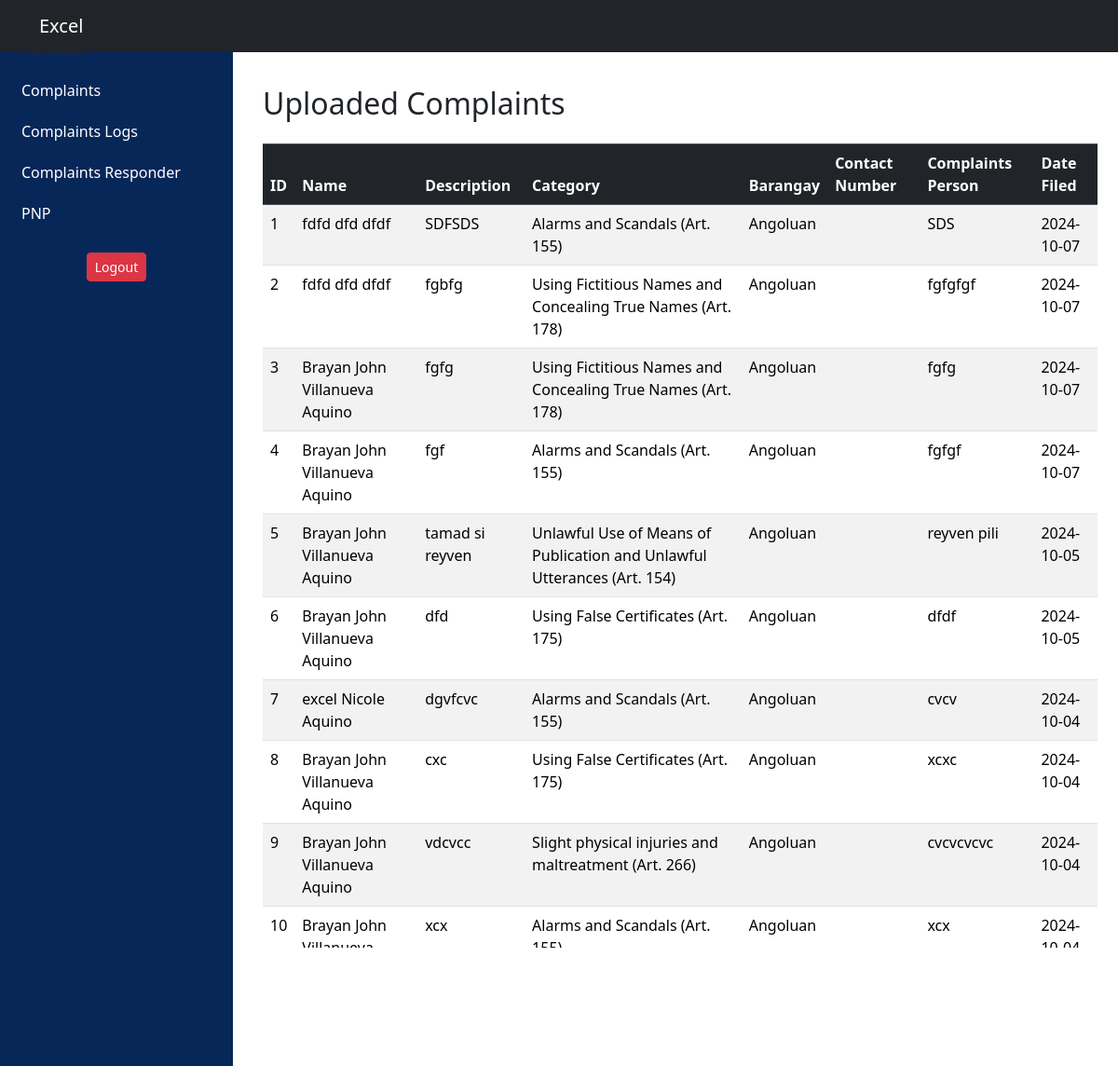
Screenshot of /complaints_logs.php with the database file from the repository.
### tables this page shows
CREATE TABLE `tbl_complaints` (
  `complaints_id` int(15) NOT NULL,
  `complaint_name` varchar(255) NOT NULL,
  `complaints_person` varchar(15) NOT NULL,
  `status` varchar(20) NOT NULL DEFAULT '''Inprogress''',
  `complaints` text NOT NULL,
  `responds` enum('barangay','pnp') NOT NULL,
  `date_filed` date NOT NULL,
  `category_id` int(1) NOT NULL,
  `barangays_id` int(10) NOT NULL,
  `image_id` int(10) NOT NULL,
  `info_id` int(11) NOT NULL,
  `user_id` int(11) NOT NULL,
  `ano` varchar(255) DEFAULT NULL,
  `saan` varchar(255) DEFAULT NULL,
  `kailan` datetime(6) DEFAULT NULL,
  `paano` text DEFAULT NULL,
  `bakit` text DEFAULT NULL
);

CREATE TABLE `tbl_complaintcategories` (
  `category_id` int(10) NOT NULL,
  `complaints_category` varchar(255) NOT NULL
);

CREATE TABLE `tbl_users_barangay` (
  `barangays_id` int(11) NOT NULL,
  `barangay_name` varchar(255) NOT NULL
);

### complaints_logs.php (the view, shortened to what this page needs)
<!DOCTYPE html>
<html lang="en">
<head>
    <link href="https://cdn.jsdelivr.net/npm/bootstrap@5.3.3/dist/css/bootstrap.min.css" rel="stylesheet">
    <link rel="stylesheet" href="style.css">
</head>
<body>
    <nav class="navbar navbar-expand-lg navbar-dark bg-dark sticky-top">
        <div class="container">
            <a class="navbar-brand" href="#">Excel</a>
        </div>
    </nav>
    <div class="content">
        <div class="container">
            <h2 class="mt-3 mb-4">Uploaded Complaints</h2>
            <div class="table-responsive">
                <table class="table table-striped table-bordered">
                    <thead class="table-dark">
                        <tr>
                            <th>ID</th>
                            <th>Name</th>
                            <th>Description</th>
                            <th>Category</th>
                            <th>Barangay</th>
                            <th>Contact Number</th>
                            <th>Complaints Person</th>
                            <th>Date Filed</th>
                        </tr>
                    </thead>
                    <tbody>
                        <?php
                        include_once 'dbconn.php';
                        $results_per_page = 10;
                        if (!isset($_GET['page']) || !is_numeric($_GET['page']) || $_GET['page'] <= 0) {
                            $page = 1;
                        } else {
                            $page = $_GET['page'];
                        }
                        $start_from = ($page - 1) * $results_per_page;
                        function displayComplaints($pdo, $start_from, $results_per_page) {
                            try {
                                $stmt = $pdo->prepare("SELECT * FROM tbl_complaints ORDER BY date_filed DESC LIMIT ?, ?");
                                $stmt->bindParam(1, $start_from, PDO::PARAM_INT);
                                $stmt->bindParam(2, $results_per_page, PDO::PARAM_INT);
                                $stmt->execute();
                                $id_counter = $start_from + 1;
                                while ($row = $stmt->fetch(PDO::FETCH_ASSOC)) {
                                    $complaint_id = $id_counter++;
                                    $complaint_name = isset($row['complaint_name']) ? htmlspecialchars($row['complaint_name']) : '';
                                    $complaints = isset($row['complaints']) ? htmlspecialchars($row['complaints']) : '';
                                    $date_filed = isset($row['date_filed']) ? htmlspecialchars($row['date_filed']) : '';
                                    $stmtCat = $pdo->prepare("SELECT complaints_category FROM tbl_complaintcategories WHERE category_id = ?");
                                    $stmtCat->execute([$row['category_id']]);
                                    $category_name = htmlspecialchars($stmtCat->fetchColumn());
                                    $stmtBar = $pdo->prepare("SELECT barangay_name FROM tbl_users_barangay WHERE barangays_id = ?");
                                    $stmtBar->execute([$row['barangays_id']]);
                                    $barangay_name = htmlspecialchars($stmtBar->fetchColumn());
                                    $cp_number = isset($row['cp_number']) ? htmlspecialchars($row['cp_number']) : '';
                                    $complaints_person = isset($row['complaints_person']) ? htmlspecialchars($row['complaints_person']) : '';
                                    echo "<tr>";
                                    echo "<td>{$complaint_id}</td>";
                                    echo "<td>{$complaint_name}</td>";
                                    echo "<td>{$complaints}</td>";
                                    echo "<td>{$category_name}</td>";
                                    echo "<td>{$barangay_name}</td>";
                                    echo "<td>{$cp_number}</td>";
                                    echo "<td>{$complaints_person}</td>";
                                    echo "<td>{$date_filed}</td>";
                                    echo "</tr>";
                                }
                            } catch (PDOException $e) {
                                echo "<tr><td colspan='8'>Error fetching complaints: " . $e->getMessage() . "</td></tr>";
                            }
                        }
                        if (!isset($pdo)) {
                            echo "<tr><td colspan='8'>PDO connection not established.</td></tr>";
                        } else {
                            displayComplaints($pdo, $start_from, $results_per_page);
                        }
                        ?>
                    </tbody>
                </table>
            </div>
            <nav aria-label="Page navigation example">
                <ul class="pagination justify-content-center">
                    <?php
                    $stmt = $pdo->query("SELECT COUNT(*) AS total FROM tbl_complaints");
                    $row = $stmt->fetch(PDO::FETCH_ASSOC);
                    $total_pages = ceil($row['total'] / $results_per_page);
                    if ($page > 1) {
                        echo "<li class='page-item'><a class='page-link' href='{$_SERVER['PHP_SELF']}?page=" . ($page - 1) . "'>Previous</a></li>";
                    } else {
                        echo "<li class='page-item disabled'><a class='page-link' href='#'>Previous</a></li>";
                    }
                    for ($i = 1; $i <= $total_pages; $i++) {
                        if ($i == $page) {
                            echo "<li class='page-item active'><a class='page-link' href='#'>$i</a></li>";
                        } else {
                            echo "<li class='page-item'><a class='page-link' href='{$_SERVER['PHP_SELF']}?page=$i'>$i</a></li>";
                        }
                    }
                    if ($page < $total_pages) {
                        echo "<li class='page-item'><a class='page-link' href='{$_SERVER['PHP_SELF']}?page=" . ($page + 1) . "'>Next</a></li>";
                    } else {
                        echo "<li class='page-item disabled'><a class='page-link' href='#'>Next</a></li>";
                    }
                    ?>
                </ul>
            </nav>
        </div>
    </div>
<div class="sidebar">
    <h4 class="px-3">Menu</h4>
    <ul class="nav flex-column">
        <li class="nav-item">
            <a class="nav-link active" href="">Complaints</a>
        </li>
        <li class="nav-item">
            <a class="nav-link" href="">Complaints Logs</a>
        </li>
        <li class="nav-item">
            <a class="nav-link" href="">Complaints Responder</a>
        </li>
        <li class="nav-item">
            <a class="nav-link" href="">PNP</a>
        </li>
    </ul>
      <form action="logout.php" method="post" id="logoutForm">
            <div class="logout-btn">
                <button type="button" class="btn btn-danger btn-sm" onclick="confirmLogout()">
                    <i class="bi bi-box-arrow-left"></i> Logout
                </button>
            </div>
        </form>
</div>
</body>
</html>

### styles/style.css (style rules this page uses)
.sidebar { position: fixed; top: 0; left: 0; height: 100%; width: 250px; background-color: #082759; transition: width 0.3s ease; overflow: hidden; padding: 1rem 0.5rem; z-index: 1; }
.content { margin-left: 250px; transition: margin-left 0.3s ease; padding: 20px; width: 80%; }
.sidebar .user-info, .sidebar .nav, .sidebar h4, .sidebar .logout-btn { transition: opacity 0.3s ease; }
.sidebar h4 { margin-top: 20px; margin-bottom: 10px; padding-left: 15px; }
.nav-link { color: rgba(255, 255, 255, 0.75); padding: 10px 15px; display: block; transition: background-color 0.3s ease; }
.logout-btn { text-align: center; margin-top: 20px; }
.nav-link { color: white; }
table, th, td { border: none; }
table { border-collapse: collapse; width: 100%; }

### rows the page displays
tbl_complaints: complaint_id "1", complaint_name "fdfd dfd dfdf", complaints "SDFSDS", category.complaints_category "Alarms and Scandals (Art. 155)", barangays.barangay_name "Angoluan", complaints_person "SDS", date_filed "2024-10-07"
tbl_complaints: complaint_id "2", complaint_name "fdfd dfd dfdf", complaints "fgbfg", category.complaints_category "Using Fictitious Names and Concealing True Names (Art. 178)", barangays.barangay_name "Angoluan", complaints_person "fgfgfgf", date_filed "2024-10-07"
tbl_complaints: complaint_id "3", complaint_name "Brayan John Villanueva Aquino", complaints "fgfg", category.complaints_category "Using Fictitious Names and Concealing True Names (Art. 178)", barangays.barangay_name "Angoluan", complaints_person "fgfg", date_filed "2024-10-07"
tbl_complaints: complaint_id "4", complaint_name "Brayan John Villanueva Aquino", complaints "fgf", category.complaints_category "Alarms and Scandals (Art. 155)", barangays.barangay_name "Angoluan", complaints_person "fgfgf", date_filed "2024-10-07"
tbl_complaints: complaint_id "5", complaint_name "Brayan John Villanueva Aquino", complaints "tamad si reyven", category.complaints_category "Unlawful Use of Means of Publication and Unlawful Utterances (Art. 154)", barangays.barangay_name "Angoluan", complaints_person "reyven pili", date_filed "2024-10-05"
tbl_complaints: complaint_id "6", complaint_name "Brayan John Villanueva Aquino", complaints "dfd", category.complaints_category "Using False Certificates (Art. 175)", barangays.barangay_name "Angoluan", complaints_person "dfdf", date_filed "2024-10-05"
tbl_complaints: complaint_id "7", complaint_name "excel Nicole Aquino", complaints "dgvfcvc", category.complaints_category "Alarms and Scandals (Art. 155)", barangays.barangay_name "Angoluan", complaints_person "cvcv", date_filed "2024-10-04"
tbl_complaints: complaint_id "8", complaint_name "Brayan John Villanueva Aquino", complaints "cxc", category.complaints_category "Using False Certificates (Art. 175)", barangays.barangay_name "Angoluan", complaints_person "xcxc", date_filed "2024-10-04"
tbl_complaints: complaint_id "9", complaint_name "Brayan John Villanueva Aquino", complaints "vdcvcc", category.complaints_category "Slight physical injuries and maltreatment (Art. 266)", barangays.barangay_name "Angoluan", complaints_person "cvcvcvcvc", date_filed "2024-10-04"
tbl_complaints: complaint_id "10", complaint_name "Brayan John Villanueva Aquino", complaints "xcx", category.complaints_category "Alarms and Scandals (Art. 155)", barangays.barangay_name "Angoluan", complaints_person "xcx", date_filed "2024-10-04"
